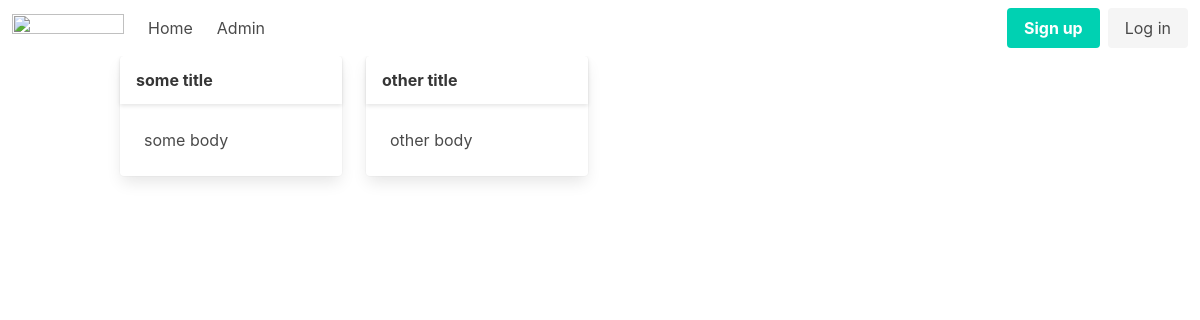
Before: / with the older database file.
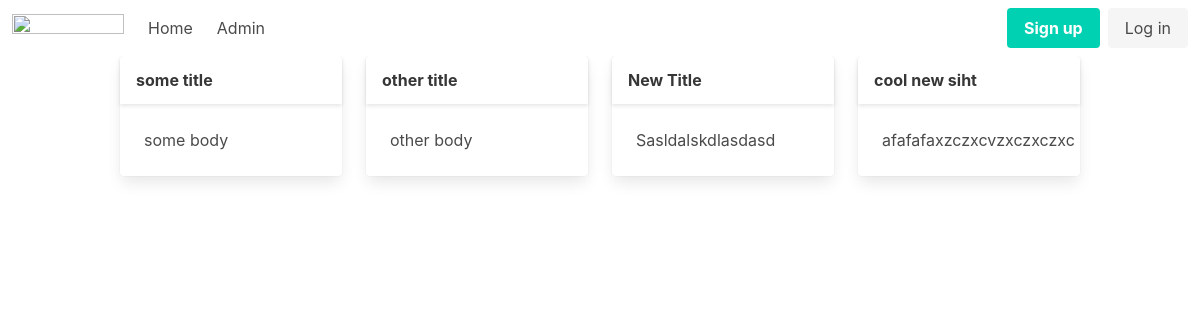
After: the same page with the newer database file.
### tables this page shows
CREATE TABLE "articles"
(
    id    integer
        primary key autoincrement,
    title text,
    body  text
);

### helpers.php (called while the page is built)
<?php
function view($viewName, $vars = []){
    extract($vars);
    include __DIR__ . "/views/$viewName.php";
}

### src/Controllers/PublicController.php (called while the page is built, shortened)
<?php
class PublicController {
    public function home(){
        $articles = Article::all();
        view('home', compact('articles'));
    }
}

### src/DB.php (called while the page is built, shortened)
<?php
class DB {
    private $conn;
    public function __construct(){
        try {
            $this->conn = new PDO("sqlite:db.sqlite");
            $this->conn->setAttribute(PDO::ATTR_ERRMODE, PDO::ERRMODE_EXCEPTION);
        } catch(PDOException $e) {
            echo "Connection failed: " . $e->getMessage();
        }
    }
    public function all($table, $class){
        $stmt = $this->conn->prepare("SELECT * FROM $table");
        $stmt->execute();
        $stmt->setFetchMode(PDO::FETCH_CLASS, $class);
        return $stmt->fetchAll();
    }
}

### src/Models/Model.php (called while the page is built, shortened)
<?php
class Model {
    public static $table;
    public static function all(){
        $db = new DB();
        return $db->all(static::$table, static::class);
    }
}

### views/home.php (the view)
<?php include __DIR__ . '/partials/header.php'; ?>
<div class="container">
    <div class="columns">
        <?php foreach($articles as $article): ?>
            <div class="column is-3">
                <div class="card">
                    <header class="card-header">
                        <p class="card-header-title">
                            <?=$article->title?>
                        </p>
                    </header>
                    <div class="card-content">
                        <div class="content">
                            <?=$article->body?>
                        </div>
                    </div>
                </div>
            </div>
        <?php endforeach; ?>
    </div>
</div>
<?php include __DIR__ .  '/partials/footer.php'; ?>

### views/partials/nav.php (shortened to what this page needs)
<nav class="navbar" role="navigation" aria-label="main navigation">
  <div class="navbar-brand">
    <a class="navbar-item" href="/">
      <img src="https://bulma.io/images/bulma-logo.png" width="112" height="28">
    </a>
  </div>
  <div id="navbarBasicExample" class="navbar-menu">
    <div class="navbar-start">
      <a class="navbar-item" href="/">
        Home
      </a>
      <a class="navbar-item" href="/admin/articles">
        Admin
      </a>
    </div>
    <div class="navbar-end">
      <div class="navbar-item">
        <div class="buttons">
          <a class="button is-primary">
            <strong>Sign up</strong>
          </a>
          <a class="button is-light">
            Log in
          </a>
        </div>
      </div>
    </div>
  </div>
</nav>

Changed rows visible on the page:
added articles: title "New Title", body "Sasldalskdlasdasd"
added articles: title "cool new siht", body "afafafaxzczxcvzxczxczxc"
